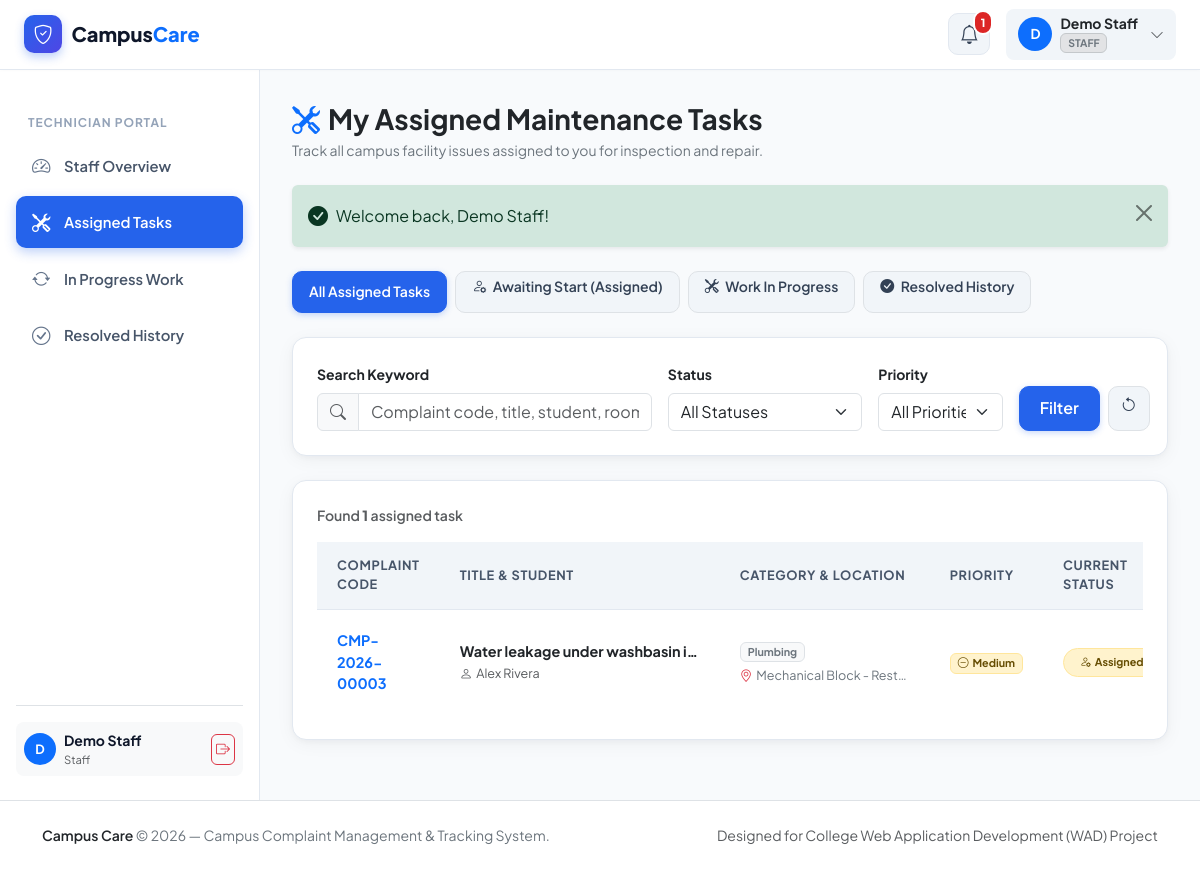
The page /staff/complaints.php (signed in) on the database its author committed.
### tables this page shows
CREATE TABLE `assignments` (
  `id` INT AUTO_INCREMENT PRIMARY KEY,
  `complaint_id` INT NOT NULL,
  `department_id` INT NOT NULL,
  `staff_id` INT NOT NULL,
  `assigned_by` INT NOT NULL,
  `assigned_at` TIMESTAMP DEFAULT CURRENT_TIMESTAMP,
  CONSTRAINT `fk_assign_complaint` FOREIGN KEY (`complaint_id`) REFERENCES `complaints` (`id`) ON DELETE CASCADE,
  CONSTRAINT `fk_assign_dept` FOREIGN KEY (`department_id`) REFERENCES `departments` (`id`) ON DELETE RESTRICT,
  CONSTRAINT `fk_assign_staff` FOREIGN KEY (`staff_id`) REFERENCES `users` (`id`) ON DELETE RESTRICT,
  CONSTRAINT `fk_assign_by` FOREIGN KEY (`assigned_by`) REFERENCES `users` (`id`) ON DELETE RESTRICT,
  INDEX `idx_assign_staff` (`staff_id`),
  INDEX `idx_assign_complaint` (`complaint_id`)
);

CREATE TABLE `complaints` (
  `id` INT AUTO_INCREMENT PRIMARY KEY,
  `complaint_code` VARCHAR(30) NOT NULL UNIQUE,
  `user_id` INT NOT NULL,
  `category_id` INT NOT NULL,
  `title` VARCHAR(200) NOT NULL,
  `description` TEXT NOT NULL,
  `location` VARCHAR(150) NOT NULL,
  `priority` ENUM('Low', 'Medium', 'High') NOT NULL DEFAULT 'Medium',
  `image` VARCHAR(255) NULL,
  `resolution_image` VARCHAR(255) NULL,
  `resolution_notes` TEXT NULL,
  `resolved_at` TIMESTAMP NULL,
  `resolved_by` INT NULL,
  `status` ENUM('Submitted', 'Under Review', 'Approved', 'Assigned', 'In Progress', 'Resolved', 'Rejected', 'Closed') NOT NULL DEFAULT 'Submitted',
  `created_at` TIMESTAMP DEFAULT CURRENT_TIMESTAMP,
  `updated_at` TIMESTAMP DEFAULT CURRENT_TIMESTAMP ON UPDATE CURRENT_TIMESTAMP,
  CONSTRAINT `fk_complaints_user` FOREIGN KEY (`user_id`) REFERENCES `users` (`id`) ON DELETE CASCADE,
  CONSTRAINT `fk_complaints_category` FOREIGN KEY (`category_id`) REFERENCES `categories` (`id`) ON DELETE RESTRICT,
  CONSTRAINT `fk_complaints_resolved_by` FOREIGN KEY (`resolved_by`) REFERENCES `users` (`id`) ON DELETE SET NULL,
  INDEX `idx_complaints_status` (`status`),
  INDEX `idx_complaints_priority` (`priority`),
  INDEX `idx_complaints_code` (`complaint_code`)
);

CREATE TABLE `users` (
  `id` INT AUTO_INCREMENT PRIMARY KEY,
  `name` VARCHAR(120) NOT NULL,
  `email` VARCHAR(150) NOT NULL UNIQUE,
  `phone` VARCHAR(25) NULL,
  `password` VARCHAR(255) NOT NULL,
  `role` ENUM('student', 'staff', 'admin') NOT NULL DEFAULT 'student',
  `status` ENUM('active', 'inactive') NOT NULL DEFAULT 'active',
  `created_at` TIMESTAMP DEFAULT CURRENT_TIMESTAMP,
  `updated_at` TIMESTAMP DEFAULT CURRENT_TIMESTAMP ON UPDATE CURRENT_TIMESTAMP,
  INDEX `idx_user_role` (`role`),
  INDEX `idx_user_status` (`status`)
);

CREATE TABLE `categories` (
  `id` INT AUTO_INCREMENT PRIMARY KEY,
  `name` VARCHAR(100) NOT NULL UNIQUE,
  `description` TEXT NULL,
  `created_at` TIMESTAMP DEFAULT CURRENT_TIMESTAMP
);

### config/database.php (called while the page is built, shortened)
<?php
if (!function_exists('url')) {
    function url($path = '') {
        $path = ltrim($path, '/');
        return BASE_URL . $path;
    }
}
            ?>

### staff/complaints.php (the view, shortened to what this page needs)
<?php
require_once __DIR__ . '/../config/database.php';
require_once __DIR__ . '/../includes/functions.php';
require_once __DIR__ . '/../includes/auth.php';
$user = currentUser();
$staffId = (int) $user['id'];
$search = trim($_GET['search'] ?? '');
$statusFilter = trim($_GET['status'] ?? '');
$sql = "
    SELECT c.*, cat.name as category_name, u.name as student_name, u.phone as student_phone,
           a.assigned_at
    FROM assignments a
    JOIN complaints c ON a.complaint_id = c.id
    JOIN categories cat ON c.category_id = cat.id
    JOIN users u ON c.user_id = u.id
    WHERE a.staff_id = :staff_id
";
$params = [':staff_id' => $staffId];
$sql .= " ORDER BY CASE WHEN c.status = 'In Progress' THEN 1 WHEN c.status = 'Assigned' THEN 2 ELSE 3 END, c.created_at DESC";
try {
    $stmt = $pdo->prepare($sql);
    $stmt->execute($params);
    $tasks = $stmt->fetchAll();
    $totalFound = count($tasks);
} catch (PDOException $e) {
    error_log("Staff complaints error: " . $e->getMessage());
    $tasks = [];
    $totalFound = 0;
}
require_once __DIR__ . '/../includes/header.php';
require_once __DIR__ . '/../includes/navbar.php';
?>
<div class="dashboard-wrapper">
    <?php require_once __DIR__ . '/../includes/sidebar.php'; ?>
    <main class="dashboard-main">
        <div class="d-flex flex-wrap align-items-center justify-content-between gap-3 mb-4">
            <div>
                <h3 class="fw-bold text-dark mb-1">
                    <i class="bi bi-tools text-primary me-2"></i>My Assigned Maintenance Tasks
                </h3>
                <p class="text-secondary small mb-0">Track all campus facility issues assigned to you for inspection and repair.</p>
            </div>
        </div>
        <?php renderFlashMessages(); ?>
        <div class="d-flex flex-wrap gap-2 mb-4">
            <a href="<?= url('staff/complaints.php') ?>" class="btn btn-sm <?= empty($statusFilter) ? 'btn-primary' : 'btn-light border' ?> px-3">
                All Assigned Tasks
            </a>
            <a href="<?= url('staff/complaints.php?status=Assigned') ?>" class="btn btn-sm <?= ($statusFilter === 'Assigned') ? 'btn-primary' : 'btn-light border' ?> px-3">
                <i class="bi bi-person-gear me-1"></i> Awaiting Start (Assigned)
            </a>
            <a href="<?= url('staff/complaints.php?status=In+Progress') ?>" class="btn btn-sm <?= ($statusFilter === 'In Progress') ? 'btn-primary' : 'btn-light border' ?> px-3">
                <i class="bi bi-tools me-1"></i> Work In Progress
            </a>
            <a href="<?= url('staff/complaints.php?status=Resolved') ?>" class="btn btn-sm <?= ($statusFilter === 'Resolved') ? 'btn-primary' : 'btn-light border' ?> px-3">
                <i class="bi bi-check-circle-fill me-1"></i> Resolved History
            </a>
        </div>
        <div class="app-card p-4 mb-4">
            <form method="GET" action="<?= url('staff/complaints.php') ?>" class="row g-3 align-items-end">
                <div class="col-md-5">
                    <label for="searchInput" class="form-label small fw-bold text-dark">Search Keyword</label>
                    <div class="input-group">
                        <span class="input-group-text bg-light text-muted"><i class="bi bi-search"></i></span>
                        <input type="text" class="form-control" id="searchInput" name="search" value="<?= e($search) ?>" placeholder="Complaint code, title, student, room...">
                    </div>
                </div>
                <div class="col-6 col-md-3">
                    <label for="statusSelect" class="form-label small fw-bold text-dark">Status</label>
                    <select class="form-select" id="statusSelect" name="status">
                        <option value="">All Statuses</option>
                    </select>
                </div>
                <div class="col-6 col-md-2">
                    <label for="prioritySelect" class="form-label small fw-bold text-dark">Priority</label>
                    <select class="form-select" id="prioritySelect" name="priority">
                        <option value="">All Priorities</option>
                    </select>
                </div>
                <div class="col-12 col-md-2 d-flex gap-2">
                    <button type="submit" class="btn btn-primary flex-grow-1">Filter</button>
                    <a href="<?= url('staff/complaints.php') ?>" class="btn btn-light border" title="Reset"><i class="bi bi-arrow-counterclockwise"></i></a>
                </div>
            </form>
        </div>
        <div class="app-card p-4">
            <div class="d-flex justify-content-between align-items-center mb-3">
                <span class="small text-muted fw-semibold">
                    Found <strong><?= $totalFound ?></strong> assigned task<?= $totalFound === 1 ? '' : 's' ?>
                </span>
            </div>
            <?php if (empty($tasks)): ?>
                <div class="empty-state-box">
                    <div class="empty-state-icon">
                        <i class="bi bi-inbox"></i>
                    </div>
                    <h5 class="fw-bold text-dark">No matching tasks found</h5>
                    <p class="text-secondary small mb-3">Try clearing search filters or check your active assignments.</p>
                    <a href="<?= url('staff/complaints.php') ?>" class="btn btn-outline-primary btn-sm">Reset All Filters</a>
                </div>
            <?php else: ?>
                <div class="table-responsive">
                    <table class="table-custom">
                        <thead>
                            <tr>
                                <th>Complaint Code</th>
                                <th>Title & Student</th>
                                <th>Category & Location</th>
                                <th>Priority</th>
                                <th>Current Status</th>
                            </tr>
                        </thead>
                        <tbody>
                            <?php foreach ($tasks as $t): ?>
                                <tr>
                                    <td>
                                        <a href="<?= url('staff/complaint-details.php?id=' . $t['id']) ?>" class="fw-bold text-primary text-decoration-none">
                                            <?= e($t['complaint_code']) ?>
                                        </a>
                                    </td>
                                    <td>
                                        <div class="fw-bold text-dark text-truncate" style="max-width: 240px;"><?= e($t['title']) ?></div>
                                        <small class="text-muted"><i class="bi bi-person me-1"></i><?= e($t['student_name']) ?></small>
                                    </td>
                                    <td>
                                        <span class="badge bg-light text-secondary border small"><?= e($t['category_name']) ?></span>
                                        <div class="small text-secondary text-truncate mt-1" style="max-width: 170px;">
                                            <i class="bi bi-geo-alt me-1 text-danger"></i><?= e($t['location']) ?>
                                        </div>
                                    </td>
                                    <td>
                                        <?= getPriorityBadge($t['priority']) ?>
                                    </td>
                                    <td>
                                        <?= getStatusBadge($t['status']) ?>
                                    </td>
                                </tr>
                            <?php endforeach; ?>
                        </tbody>
                    </table>
                </div>
            <?php endif; ?>
        </div>
    </main>
</div>
<?php require_once __DIR__ . '/../includes/footer.php'; ?>

### includes/functions.php (shortened to what this page needs)
<?php
function e($value): string {
    return htmlspecialchars((string) ($value ?? ''), ENT_QUOTES, 'UTF-8');
}
function getFlashes(): array {
    $flashes = $_SESSION['flashes'] ?? [];
    return $flashes;
}
function renderFlashMessages(): void {
    $flashes = getFlashes();
    echo '<div class="flash-messages-container mb-4">';
    foreach ($flashes as $f) {
        $type = in_array($f['type'], ['success', 'danger', 'warning', 'info']) ? $f['type'] : 'info';
        $icon = match($type) {
            'success' => 'bi-check-circle-fill',
            'danger' => 'bi-exclamation-triangle-fill',
            'warning' => 'bi-exclamation-circle-fill',
            default => 'bi-info-circle-fill'
        };
        echo '<div class="alert alert-' . $type . ' alert-dismissible fade show shadow-sm border-0 d-flex align-items-center" role="alert">';
        echo '<i class="bi ' . $icon . ' me-2 fs-5 flex-shrink-0"></i>';
        echo '<div class="flex-grow-1">' . e($f['message']) . '</div>';
        echo '<button type="button" class="btn-close" data-bs-dismiss="alert" aria-label="Close"></button>';
        echo '</div>';
    }
    echo '</div>';
}
function getStatusBadge(string $status): string {
    return match ($status) {
        'Submitted' => '<span class="badge rounded-pill px-3 py-2 bg-secondary-subtle text-secondary border border-secondary-subtle"><i class="bi bi-clock-history me-1"></i>Submitted</span>',
        'Under Review' => '<span class="badge rounded-pill px-3 py-2 bg-info-subtle text-info-emphasis border border-info-subtle"><i class="bi bi-search me-1"></i>Under Review</span>',
        'Approved' => '<span class="badge rounded-pill px-3 py-2 bg-primary-subtle text-primary border border-primary-subtle"><i class="bi bi-check2-circle me-1"></i>Approved</span>',
        'Assigned' => '<span class="badge rounded-pill px-3 py-2 bg-warning-subtle text-warning-emphasis border border-warning-subtle"><i class="bi bi-person-gear me-1"></i>Assigned</span>',
        'In Progress' => '<span class="badge rounded-pill px-3 py-2 bg-warning text-dark shadow-xs"><i class="bi bi-tools me-1"></i>In Progress</span>',
        'Resolved' => '<span class="badge rounded-pill px-3 py-2 bg-success-subtle text-success border border-success-subtle"><i class="bi bi-check-circle-fill me-1"></i>Resolved</span>',
        'Rejected' => '<span class="badge rounded-pill px-3 py-2 bg-danger-subtle text-danger border border-danger-subtle"><i class="bi bi-x-circle me-1"></i>Rejected</span>',
        'Closed' => '<span class="badge rounded-pill px-3 py-2 bg-dark-subtle text-dark border border-dark-subtle"><i class="bi bi-lock-fill me-1"></i>Closed</span>',
        default => '<span class="badge rounded-pill px-3 py-2 bg-light text-muted border">' . e($status) . '</span>',
    };
}
function getPriorityBadge(string $priority): string {
    return match ($priority) {
        'Low' => '<span class="badge bg-success-subtle text-success border border-success-subtle px-2.5 py-1.5"><i class="bi bi-arrow-down-circle me-1"></i>Low</span>',
        'Medium' => '<span class="badge bg-warning-subtle text-warning-emphasis border border-warning-subtle px-2.5 py-1.5"><i class="bi bi-dash-circle me-1"></i>Medium</span>',
        'High' => '<span class="badge bg-danger-subtle text-danger border border-danger-subtle px-2.5 py-1.5"><i class="bi bi-exclamation-octagon-fill me-1"></i>High</span>',
        default => '<span class="badge bg-secondary px-2.5 py-1.5">' . e($priority) . '</span>',
    };
}

### rows shown on the page
assignments: complaint.complaint_code "CMP-2026-00003", complaint.title "Water leakage under washbasin i…", users.name "Alex Rivera", categories.name "Plumbing", complaint.location "Mechanical Block - Rest…", complaint.priority "Medium", complaint.status "Assigned"

### other values the page prints
$unreadNotifsCount "1"
substr($user['name'], 0, 1) "D"
$user['name'] "Demo Staff"
$user['role'] "STAFF"
$user['role'] "Staff"
$f['message'] "Welcome back, Demo Staff!"
$totalFound "1"
